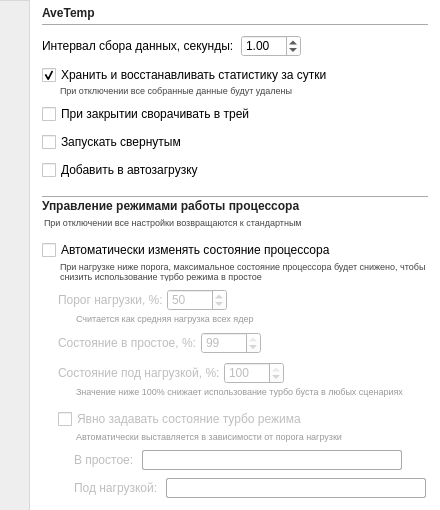
<?xml version="1.0" encoding="UTF-8"?>
<ui version="4.0">
 <class>Dialog</class>
 <widget class="QDialog" name="Dialog">
  <property name="windowModality">
   <enum>Qt::NonModal</enum>
  </property>
  <property name="geometry">
   <rect>
    <x>0</x>
    <y>0</y>
    <width>440</width>
    <height>510</height>
   </rect>
  </property>
  <property name="minimumSize">
   <size>
    <width>440</width>
    <height>510</height>
   </size>
  </property>
  <property name="maximumSize">
   <size>
    <width>440</width>
    <height>510</height>
   </size>
  </property>
  <property name="windowTitle">
   <string>Настройки</string>
  </property>
  <property name="toolTip">
   <string notr="true"/>
  </property>
  <property name="styleSheet">
   <string notr="true">background: #fff;</string>
  </property>
  <property name="modal">
   <bool>true</bool>
  </property>
  <layout class="QVBoxLayout" name="verticalLayout">
   <property name="spacing">
    <number>8</number>
   </property>
   <property name="leftMargin">
    <number>0</number>
   </property>
   <property name="topMargin">
    <number>0</number>
   </property>
   <property name="rightMargin">
    <number>0</number>
   </property>
   <property name="bottomMargin">
    <number>0</number>
   </property>
   <item>
    <layout class="QHBoxLayout" name="horizontalLayout_5">
     <property name="spacing">
      <number>12</number>
     </property>
     <property name="topMargin">
      <number>0</number>
     </property>
     <property name="bottomMargin">
      <number>0</number>
     </property>
     <item>
      <layout class="QVBoxLayout" name="verticalLayout_9">
       <property name="leftMargin">
        <number>0</number>
       </property>
       <item>
        <widget class="QFrame" name="frame">
         <property name="minimumSize">
          <size>
           <width>30</width>
           <height>0</height>
          </size>
         </property>
         <property name="maximumSize">
          <size>
           <width>30</width>
           <height>16777215</height>
          </size>
         </property>
         <property name="styleSheet">
          <string notr="true">background: #eee; border-right: 1px solid #d8d8d8; border-top: 1px solid #d8d8d8;</string>
         </property>
         <property name="frameShape">
          <enum>QFrame::StyledPanel</enum>
         </property>
         <property name="frameShadow">
          <enum>QFrame::Raised</enum>
         </property>
         <layout class="QVBoxLayout" name="verticalLayout_10">
          <property name="spacing">
           <number>8</number>
          </property>
          <property name="leftMargin">
           <number>4</number>
          </property>
          <property name="topMargin">
           <number>12</number>
          </property>
          <property name="rightMargin">
           <number>6</number>
          </property>
          <property name="bottomMargin">
           <number>16</number>
          </property>
          <item>
           <spacer name="verticalSpacer_2">
            <property name="orientation">
             <enum>Qt::Vertical</enum>
            </property>
            <property name="sizeHint" stdset="0">
             <size>
              <width>15</width>
              <height>357</height>
             </size>
            </property>
           </spacer>
          </item>
          <item>
           <widget class="QPushButton" name="buttonSaveSettings">
            <property name="minimumSize">
             <size>
              <width>20</width>
              <height>20</height>
             </size>
            </property>
            <property name="maximumSize">
             <size>
              <width>20</width>
              <height>20</height>
             </size>
            </property>
            <property name="styleSheet">
             <string notr="true">QPushButton {
    border:solid 0px;
    qproperty-icon: url(&quot; &quot;); /* empty image */
    /*qproperty-iconSize: 20px 20px;  space for the background image */
    border-image: url(./images/save.svg);
    background-repeat: no-repeat;
}

QPushButton:hover {
    border-image : url(./images/save_hover.svg);
    background-repeat: no-repeat;
}

QPushButton:pressed
{
    border-image : url(./images/save_pressed.svg);
    background-repeat: no-repeat;
}</string>
            </property>
            <property name="text">
             <string/>
            </property>
           </widget>
          </item>
         </layout>
        </widget>
       </item>
      </layout>
     </item>
     <item>
      <layout class="QVBoxLayout" name="verticalLayout_8">
       <property name="spacing">
        <number>8</number>
       </property>
       <property name="topMargin">
        <number>6</number>
       </property>
       <property name="rightMargin">
        <number>12</number>
       </property>
       <property name="bottomMargin">
        <number>12</number>
       </property>
       <item>
        <layout class="QVBoxLayout" name="verticalLayout_7">
         <property name="spacing">
          <number>4</number>
         </property>
         <item>
          <widget class="QLabel" name="labelNameAndVersion">
           <property name="styleSheet">
            <string notr="true">font-weight: bold; color: #222; font-size:12px;</string>
           </property>
           <property name="text">
            <string>AveTemp</string>
           </property>
           <property name="alignment">
            <set>Qt::AlignLeading|Qt::AlignLeft|Qt::AlignVCenter</set>
           </property>
          </widget>
         </item>
         <item>
          <widget class="Line" name="line">
           <property name="orientation">
            <enum>Qt::Horizontal</enum>
           </property>
          </widget>
         </item>
        </layout>
       </item>
       <item>
        <layout class="QHBoxLayout" name="horizontalLayout_2" stretch="0,0,0">
         <property name="spacing">
          <number>4</number>
         </property>
         <item>
          <widget class="QLabel" name="label_11">
           <property name="text">
            <string>Интервал сбора данных, секунды: </string>
           </property>
          </widget>
         </item>
         <item>
          <widget class="QDoubleSpinBox" name="spinBoxLoggingInterval">
           <property name="minimumSize">
            <size>
             <width>60</width>
             <height>0</height>
            </size>
           </property>
           <property name="singleStep">
            <double>0.100000000000000</double>
           </property>
           <property name="value">
            <double>1.000000000000000</double>
           </property>
          </widget>
         </item>
         <item>
          <spacer name="horizontalSpacer">
           <property name="orientation">
            <enum>Qt::Horizontal</enum>
           </property>
           <property name="sizeHint" stdset="0">
            <size>
             <width>40</width>
             <height>20</height>
            </size>
           </property>
          </spacer>
         </item>
        </layout>
       </item>
       <item>
        <layout class="QVBoxLayout" name="verticalLayout_2">
         <property name="spacing">
          <number>0</number>
         </property>
         <item>
          <widget class="QCheckBox" name="checkBoxStoreStat">
           <property name="toolTip">
            <string/>
           </property>
           <property name="toolTipDuration">
            <number>-1</number>
           </property>
           <property name="whatsThis">
            <string/>
           </property>
           <property name="text">
            <string>Хранить и восстанавливать статистику за сутки</string>
           </property>
           <property name="checked">
            <bool>true</bool>
           </property>
          </widget>
         </item>
         <item>
          <widget class="QLabel" name="label">
           <property name="font">
            <font>
             <pointsize>7</pointsize>
            </font>
           </property>
           <property name="styleSheet">
            <string notr="true">color: #444;
margin-left:16px;</string>
           </property>
           <property name="text">
            <string>При отключении все собранные данные будут удалены</string>
           </property>
           <property name="alignment">
            <set>Qt::AlignLeading|Qt::AlignLeft|Qt::AlignVCenter</set>
           </property>
          </widget>
         </item>
        </layout>
       </item>
       <item>
        <widget class="QCheckBox" name="checkBoxCloseToTray">
         <property name="layoutDirection">
          <enum>Qt::LeftToRight</enum>
         </property>
         <property name="text">
          <string>При закрытии сворачивать в трей</string>
         </property>
         <property name="checked">
          <bool>false</bool>
         </property>
        </widget>
       </item>
       <item>
        <widget class="QCheckBox" name="checkBoxOpenMinimized">
         <property name="text">
          <string>Запускать свернутым</string>
         </property>
        </widget>
       </item>
       <item>
        <widget class="QCheckBox" name="checkBoxAutostartIsActive">
         <property name="text">
          <string>Добавить в автозагрузку</string>
         </property>
        </widget>
       </item>
       <item>
        <spacer name="verticalSpacer">
         <property name="orientation">
          <enum>Qt::Vertical</enum>
         </property>
         <property name="sizeType">
          <enum>QSizePolicy::Fixed</enum>
         </property>
         <property name="sizeHint" stdset="0">
          <size>
           <width>20</width>
           <height>8</height>
          </size>
         </property>
        </spacer>
       </item>
       <item>
        <layout class="QVBoxLayout" name="verticalLayout_3">
         <property name="spacing">
          <number>8</number>
         </property>
         <item>
          <layout class="QVBoxLayout" name="verticalLayout_17">
           <property name="spacing">
            <number>0</number>
           </property>
           <property name="topMargin">
            <number>0</number>
           </property>
           <property name="bottomMargin">
            <number>0</number>
           </property>
           <item>
            <widget class="Line" name="line_2">
             <property name="orientation">
              <enum>Qt::Horizontal</enum>
             </property>
            </widget>
           </item>
           <item>
            <widget class="QLabel" name="label_2">
             <property name="maximumSize">
              <size>
               <width>16777215</width>
               <height>16</height>
              </size>
             </property>
             <property name="styleSheet">
              <string notr="true">font-weight: bold; color: #222; font-size:12px;</string>
             </property>
             <property name="text">
              <string>Управление режимами работы процессора</string>
             </property>
            </widget>
           </item>
           <item>
            <widget class="QLabel" name="label_3">
             <property name="font">
              <font>
               <pointsize>7</pointsize>
              </font>
             </property>
             <property name="styleSheet">
              <string notr="true">color: #444;
margin-top:4px;</string>
             </property>
             <property name="text">
              <string>При отключении все настройки возвращаются к стандартным</string>
             </property>
            </widget>
           </item>
          </layout>
         </item>
         <item>
          <layout class="QVBoxLayout" name="verticalLayout_5">
           <property name="spacing">
            <number>0</number>
           </property>
           <property name="topMargin">
            <number>0</number>
           </property>
           <item>
            <spacer name="verticalSpacer_4">
             <property name="orientation">
              <enum>Qt::Vertical</enum>
             </property>
             <property name="sizeType">
              <enum>QSizePolicy::Fixed</enum>
             </property>
             <property name="sizeHint" stdset="0">
              <size>
               <width>20</width>
               <height>4</height>
              </size>
             </property>
            </spacer>
           </item>
           <item>
            <widget class="QCheckBox" name="checkBoxCPUManagment">
             <property name="text">
              <string>Автоматически изменять состояние процессора</string>
             </property>
            </widget>
           </item>
           <item>
            <widget class="QLabel" name="label_4">
             <property name="font">
              <font>
               <pointsize>7</pointsize>
              </font>
             </property>
             <property name="styleSheet">
              <string notr="true">color: #444;
margin-left:16px;
margin-top:2px;</string>
             </property>
             <property name="text">
              <string>При нагрузке ниже порога, максимальное состояние процессора будет снижено, чтобы снизить использование турбо режима в простое </string>
             </property>
             <property name="wordWrap">
              <bool>true</bool>
             </property>
            </widget>
           </item>
          </layout>
         </item>
         <item>
          <layout class="QVBoxLayout" name="verticalLayout_4">
           <property name="spacing">
            <number>0</number>
           </property>
           <property name="leftMargin">
            <number>16</number>
           </property>
           <property name="bottomMargin">
            <number>0</number>
           </property>
           <item>
            <layout class="QHBoxLayout" name="horizontalLayout" stretch="0,0,0">
             <property name="spacing">
              <number>4</number>
             </property>
             <property name="leftMargin">
              <number>0</number>
             </property>
             <property name="topMargin">
              <number>0</number>
             </property>
             <item>
              <widget class="QLabel" name="labelCPUThreshhold">
               <property name="enabled">
                <bool>false</bool>
               </property>
               <property name="text">
                <string>Порог нагрузки, %:</string>
               </property>
              </widget>
             </item>
             <item>
              <widget class="QSpinBox" name="spinBoxCPUThreshhold">
               <property name="enabled">
                <bool>false</bool>
               </property>
               <property name="minimumSize">
                <size>
                 <width>60</width>
                 <height>0</height>
                </size>
               </property>
               <property name="minimum">
                <number>1</number>
               </property>
               <property name="value">
                <number>50</number>
               </property>
              </widget>
             </item>
             <item>
              <spacer name="horizontalSpacer_2">
               <property name="orientation">
                <enum>Qt::Horizontal</enum>
               </property>
               <property name="sizeType">
                <enum>QSizePolicy::Expanding</enum>
               </property>
               <property name="sizeHint" stdset="0">
                <size>
                 <width>40</width>
                 <height>20</height>
                </size>
               </property>
              </spacer>
             </item>
            </layout>
           </item>
           <item>
            <widget class="QLabel" name="labelCPUTreshholdHint">
             <property name="enabled">
              <bool>false</bool>
             </property>
             <property name="font">
              <font>
               <pointsize>7</pointsize>
              </font>
             </property>
             <property name="styleSheet">
              <string notr="true">QWidget {
color: #444;
margin-left:16px;
margin-top:2px;
}

QWidget:disabled{color: #999;}</string>
             </property>
             <property name="text">
              <string>Считается как средняя нагрузка всех ядер</string>
             </property>
            </widget>
           </item>
          </layout>
         </item>
         <item>
          <layout class="QHBoxLayout" name="horizontalLayout_3">
           <property name="spacing">
            <number>4</number>
           </property>
           <property name="leftMargin">
            <number>16</number>
           </property>
           <item>
            <widget class="QLabel" name="labelCPUIdleState">
             <property name="enabled">
              <bool>false</bool>
             </property>
             <property name="text">
              <string>Состояние в простое, %:</string>
             </property>
            </widget>
           </item>
           <item>
            <widget class="QSpinBox" name="spinBoxCPUIdleState">
             <property name="enabled">
              <bool>false</bool>
             </property>
             <property name="minimumSize">
              <size>
               <width>60</width>
               <height>0</height>
              </size>
             </property>
             <property name="minimum">
              <number>1</number>
             </property>
             <property name="value">
              <number>99</number>
             </property>
            </widget>
           </item>
           <item>
            <spacer name="horizontalSpacer_3">
             <property name="orientation">
              <enum>Qt::Horizontal</enum>
             </property>
             <property name="sizeHint" stdset="0">
              <size>
               <width>40</width>
               <height>20</height>
              </size>
             </property>
            </spacer>
           </item>
          </layout>
         </item>
         <item>
          <layout class="QVBoxLayout" name="verticalLayout_6">
           <property name="spacing">
            <number>0</number>
           </property>
           <property name="leftMargin">
            <number>16</number>
           </property>
           <property name="topMargin">
            <number>0</number>
           </property>
           <property name="bottomMargin">
            <number>0</number>
           </property>
           <item>
            <layout class="QHBoxLayout" name="horizontalLayout_4">
             <property name="spacing">
              <number>4</number>
             </property>
             <property name="leftMargin">
              <number>0</number>
             </property>
             <property name="topMargin">
              <number>0</number>
             </property>
             <item>
              <widget class="QLabel" name="labelCPULoadState">
               <property name="enabled">
                <bool>false</bool>
               </property>
               <property name="text">
                <string>Состояние под нагрузкой, %:</string>
               </property>
              </widget>
             </item>
             <item>
              <widget class="QSpinBox" name="spinBoxCPULoadState">
               <property name="enabled">
                <bool>false</bool>
               </property>
               <property name="minimumSize">
                <size>
                 <width>60</width>
                 <height>0</height>
                </size>
               </property>
               <property name="minimum">
                <number>1</number>
               </property>
               <property name="maximum">
                <number>100</number>
               </property>
               <property name="value">
                <number>100</number>
               </property>
              </widget>
             </item>
             <item>
              <spacer name="horizontalSpacer_4">
               <property name="orientation">
                <enum>Qt::Horizontal</enum>
               </property>
               <property name="sizeHint" stdset="0">
                <size>
                 <width>40</width>
                 <height>20</height>
                </size>
               </property>
              </spacer>
             </item>
            </layout>
           </item>
           <item>
            <widget class="QLabel" name="labelCPULoadStateHint">
             <property name="enabled">
              <bool>false</bool>
             </property>
             <property name="font">
              <font>
               <pointsize>7</pointsize>
              </font>
             </property>
             <property name="styleSheet">
              <string notr="true">QWidget {
color: #444;
margin-left:16px;
margin-top:2px;
}

QWidget:disabled{color: #999;}</string>
             </property>
             <property name="text">
              <string>Значение ниже 100% снижает использование турбо буста в любых сценариях</string>
             </property>
             <property name="wordWrap">
              <bool>true</bool>
             </property>
            </widget>
           </item>
          </layout>
         </item>
        </layout>
       </item>
       <item>
        <spacer name="verticalSpacer_3">
         <property name="orientation">
          <enum>Qt::Vertical</enum>
         </property>
         <property name="sizeType">
          <enum>QSizePolicy::Fixed</enum>
         </property>
         <property name="sizeHint" stdset="0">
          <size>
           <width>20</width>
           <height>4</height>
          </size>
         </property>
        </spacer>
       </item>
       <item>
        <layout class="QVBoxLayout" name="verticalLayout_11">
         <property name="leftMargin">
          <number>0</number>
         </property>
         <property name="rightMargin">
          <number>0</number>
         </property>
         <item>
          <layout class="QVBoxLayout" name="verticalLayout_16">
           <property name="leftMargin">
            <number>16</number>
           </property>
           <property name="topMargin">
            <number>0</number>
           </property>
           <property name="rightMargin">
            <number>0</number>
           </property>
           <property name="bottomMargin">
            <number>0</number>
           </property>
           <item>
            <layout class="QVBoxLayout" name="verticalLayout_13">
             <property name="spacing">
              <number>0</number>
             </property>
             <property name="topMargin">
              <number>0</number>
             </property>
             <property name="bottomMargin">
              <number>0</number>
             </property>
             <item>
              <widget class="QCheckBox" name="checkBoxCPUTurboManagment">
               <property name="enabled">
                <bool>false</bool>
               </property>
               <property name="text">
                <string>Явно задавать состояние турбо режима</string>
               </property>
              </widget>
             </item>
             <item>
              <widget class="QLabel" name="labelCPUTurboManagment">
               <property name="enabled">
                <bool>false</bool>
               </property>
               <property name="font">
                <font>
                 <pointsize>7</pointsize>
                </font>
               </property>
               <property name="styleSheet">
                <string notr="true">QWidget {
color: #444;
margin-left:16px;
margin-top:2px;
}

QWidget:disabled{color: #999;}</string>
               </property>
               <property name="text">
                <string>Автоматически выставляется в зависимости от порога нагрузки</string>
               </property>
               <property name="wordWrap">
                <bool>true</bool>
               </property>
              </widget>
             </item>
            </layout>
           </item>
           <item>
            <layout class="QVBoxLayout" name="verticalLayout_12">
             <item>
              <layout class="QHBoxLayout" name="horizontalLayout_6">
               <property name="leftMargin">
                <number>16</number>
               </property>
               <item>
                <widget class="QLabel" name="labelCPUTurboIdleState">
                 <property name="enabled">
                  <bool>false</bool>
                 </property>
                 <property name="text">
                  <string>В простое:</string>
                 </property>
                </widget>
               </item>
               <item>
                <widget class="QComboBox" name="comboBoxCPUTurboIdleState">
                 <property name="enabled">
                  <bool>false</bool>
                 </property>
                 <property name="sizePolicy">
                  <sizepolicy hsizetype="Preferred" vsizetype="Fixed">
                   <horstretch>0</horstretch>
                   <verstretch>1</verstretch>
                  </sizepolicy>
                 </property>
                 <property name="minimumSize">
                  <size>
                   <width>260</width>
                   <height>0</height>
                  </size>
                 </property>
                 <property name="maximumSize">
                  <size>
                   <width>260</width>
                   <height>16777215</height>
                  </size>
                 </property>
                 <property name="font">
                  <font>
                   <pointsize>8</pointsize>
                  </font>
                 </property>
                 <property name="styleSheet">
                  <string notr="true">QWidget {
	border: 1px solid #b6b6b6;
	padding-left: 4px;
	padding-right: 4px;
	padding-bottom:2px;
	border-radius: 2px;
}

QWidget:disabled{
	border: 1px solid #a9a9a9;
}

QWidget:drop-down {
	border-width: 0px;
}</string>
                 </property>
                 <property name="currentIndex">
                  <number>-1</number>
                 </property>
                 <property name="iconSize">
                  <size>
                   <width>20</width>
                   <height>20</height>
                  </size>
                 </property>
                 <property name="frame">
                  <bool>false</bool>
                 </property>
                </widget>
               </item>
               <item>
                <spacer name="horizontalSpacer_5">
                 <property name="orientation">
                  <enum>Qt::Horizontal</enum>
                 </property>
                 <property name="sizeHint" stdset="0">
                  <size>
                   <width>40</width>
                   <height>20</height>
                  </size>
                 </property>
                </spacer>
               </item>
              </layout>
             </item>
            </layout>
           </item>
           <item>
            <layout class="QHBoxLayout" name="horizontalLayout_7">
             <property name="leftMargin">
              <number>16</number>
             </property>
             <item>
              <widget class="QLabel" name="labelCPUTurboLoadState">
               <property name="enabled">
                <bool>false</bool>
               </property>
               <property name="text">
                <string>Под нагрузкой:</string>
               </property>
              </widget>
             </item>
             <item>
              <widget class="QComboBox" name="comboBoxCPUTurboLoadState">
               <property name="enabled">
                <bool>false</bool>
               </property>
               <property name="minimumSize">
                <size>
                 <width>260</width>
                 <height>0</height>
                </size>
               </property>
               <property name="font">
                <font>
                 <pointsize>8</pointsize>
                </font>
               </property>
               <property name="styleSheet">
                <string notr="true">QWidget {
	border: 1px solid #b6b6b6;
	padding-left: 4px;
	padding-right: 4px;
	padding-bottom:2px;
	border-radius: 2px;
}

QWidget:disabled{
	border: 1px solid #a9a9a9;
}

QWidget:drop-down {
	border-width: 0px;
}</string>
               </property>
               <property name="currentIndex">
                <number>-1</number>
               </property>
               <property name="frame">
                <bool>true</bool>
               </property>
              </widget>
             </item>
             <item>
              <spacer name="horizontalSpacer_6">
               <property name="orientation">
                <enum>Qt::Horizontal</enum>
               </property>
               <property name="sizeHint" stdset="0">
                <size>
                 <width>40</width>
                 <height>20</height>
                </size>
               </property>
              </spacer>
             </item>
            </layout>
           </item>
          </layout>
         </item>
        </layout>
       </item>
      </layout>
     </item>
    </layout>
   </item>
  </layout>
 </widget>
 <resources>
  <include location="../images.qrc"/>
 </resources>
 <connections/>
</ui>
